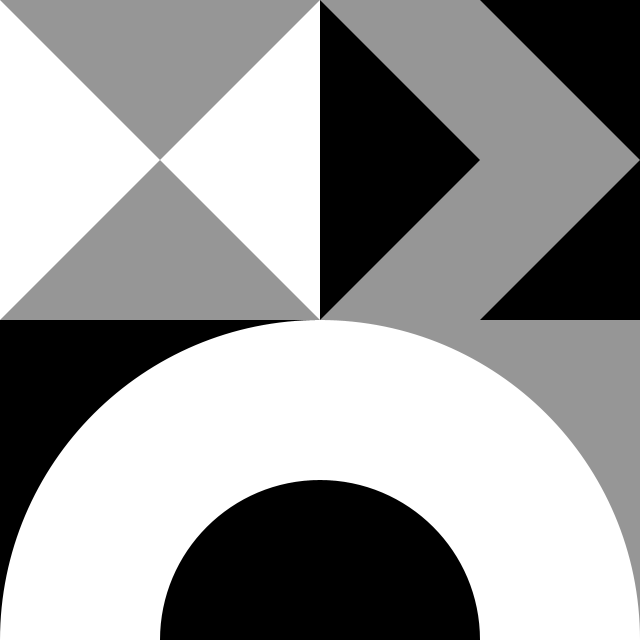
Frame 1 (no input)
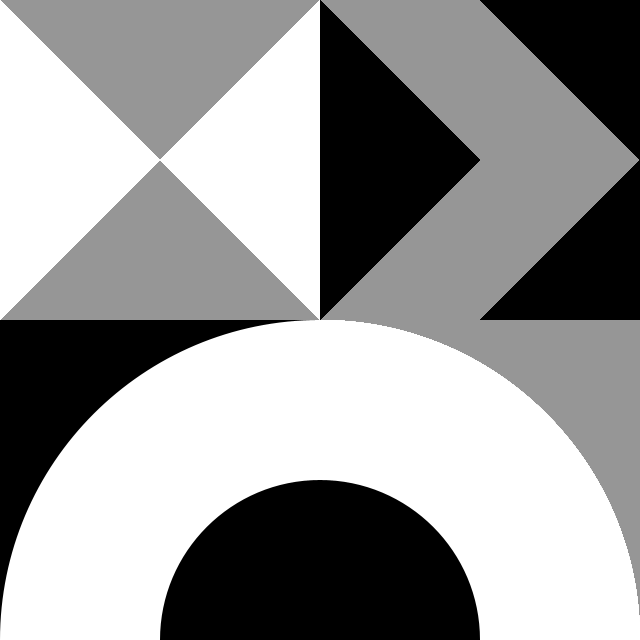
Frame 60 (the mouse pressed at the canvas centre just before this capture)
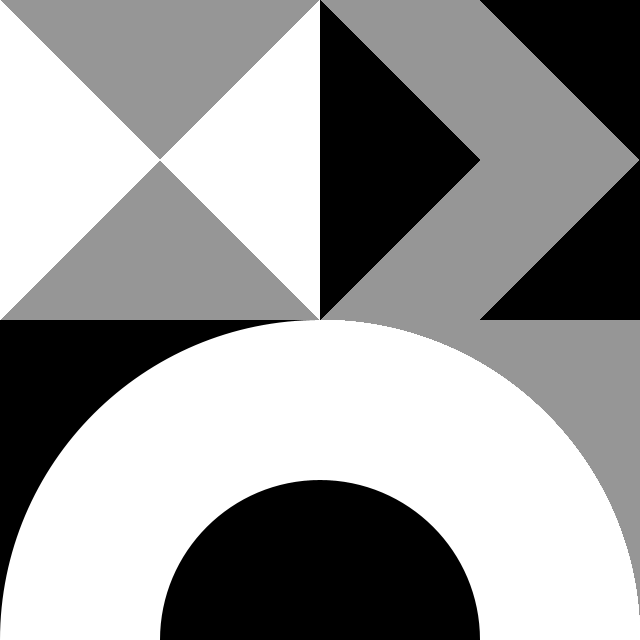
Frame 120 (the mouse held since frame 60 and released just before this capture)

The Processing sketch that drew these frames (run headless with seeded random() and noise(); from frame 60 on, the mouse is pressed at the canvas centre):

// Processing sketch: exercicio3
// ── exercicio3.pde
void setup(){
  size(640,640);
  background(150,150,150);
}

void draw(){
  noStroke();
  fill(255,255,255);
  triangle(0,0,640/4,640/4,0,640/2);
  triangle(320,0,640/4,640/4,320,640/2);
  fill(0,0,0);

  triangle(320,0,640/4*3,640/4,320,640/2);

  triangle(640/4*3,0,640,0,640,640/4);

  triangle(640,640/4,640/4*3,640/2,640,640/2);

  rect(0,320,320,320);

  fill(255,255,255);
  circle(320,640,640);
  fill(0,0,0);
  circle(320,640,320);
}
